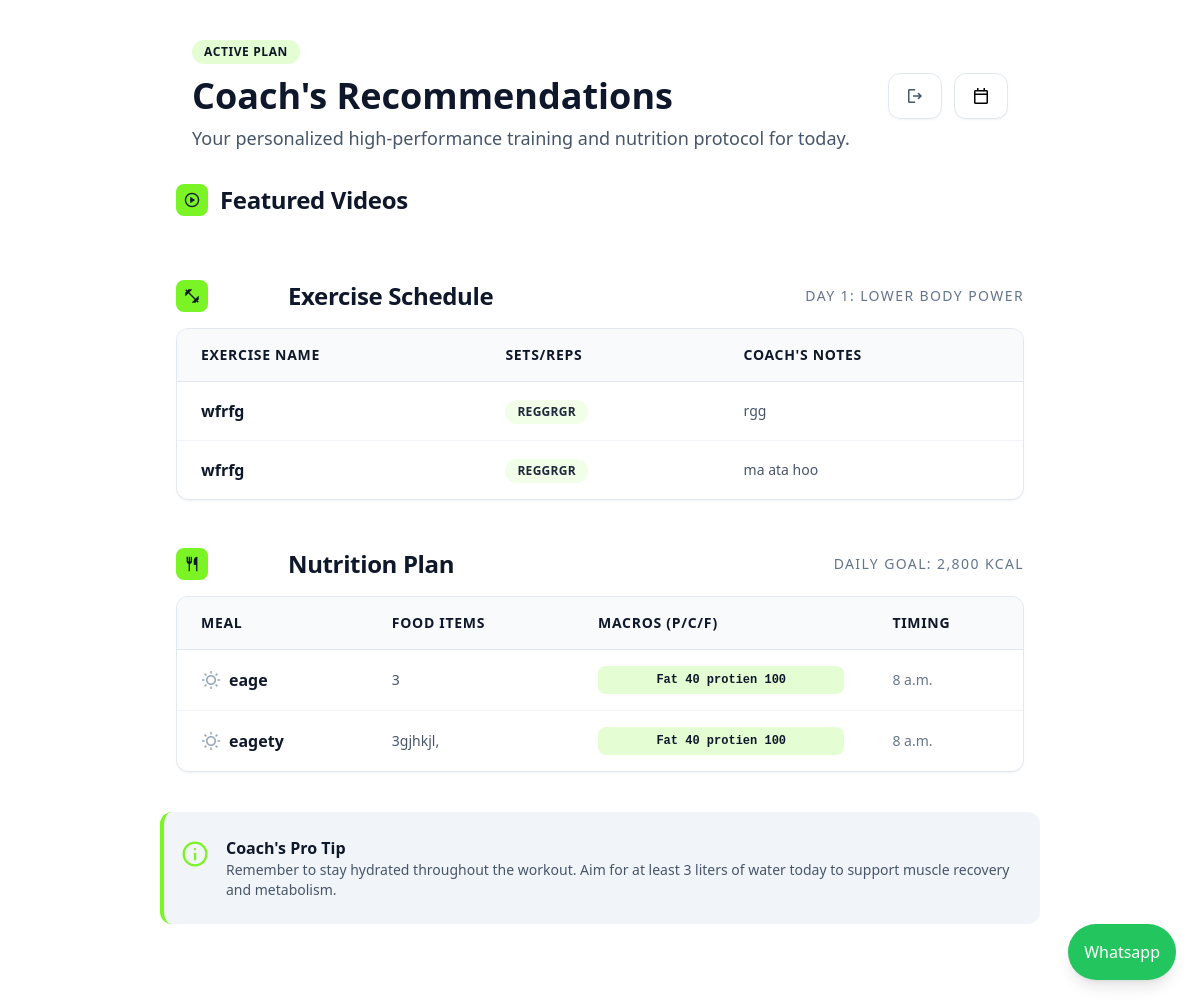
/premium/ (signed in), run on the app's committed database.
### premium/models.py (models this page shows, shortened)
class ExerciseSchedule(models.Model):
    relation=models.ForeignKey(User,on_delete=models.CASCADE,null=True,blank=True)
    Exercise_name=models.CharField(max_length=50)
    sets_reps=models.CharField(max_length=20)
    coach_notes=models.TextField(null=True)

class NutrationPlane(models.Model):
    relation=models.ForeignKey(User, on_delete=models.CASCADE,null=True,blank=True)
    Meal=models.CharField(max_length=50)
    Food_items=models.CharField(max_length=50)
    Macros=models.CharField(max_length=50)
    time=models.TimeField(auto_now=False, auto_now_add=False)

### premium/views.py (the view)
# urls.py: path('premium/', p.premium, name='premium'),
@login_required()
def premium(request):
    if request.user.is_authenticated:
       exercise=ExerciseSchedule.objects.filter(relation=request.user)
       nutration=NutrationPlane.objects.filter(relation=request.user)
       Video=video.objects.filter(relation=request.user)
    else:
       return redirect('login')
    return render(request, 'premium/premium.html',{'exercise':exercise,'nutration':nutration,'video': Video})

### templates/premium/premium.html (shortened to what this page needs)
<!DOCTYPE html>
<html lang="en">
<head>
  <script src="https://cdn.tailwindcss.com?plugins=forms,container-queries"></script>
</head>
<body class="">
  <div class="relative flex h-auto min-h-screen w-full flex-col overflow-x-hidden">
    <div class="layout-container flex h-full grow flex-col">
      <div class="px-4 md:px-20 lg:px-40 flex flex-1 justify-center py-4 md:py-6 lg:py-10">
        <div class="layout-content-container flex flex-col max-w-[1200px] flex-1 gap-6 md:gap-8">
         <a href="https://wa.me/971565824453" target="_blank" class="fixed bottom-6 right-6 bg-green-500 hover:bg-green-700 text-white rounded-full p-4 shadow-lg transition-all"><button>Whatsapp</button></a>
          <div class="flex flex-col sm:flex-row flex-wrap sm:items-center justify-between gap-3 px-20 sm:px-4 md:px-6 lg:px-8">
            <div class="flex flex-col gap-2">
              <div class="flex items-center gap-2 mb-1">
                <span class="bg-primary/20 text-slate-900 dark:text-slate-100 px-3 py-1 rounded-full text-xs font-bold uppercase tracking-wider">Active Plan</span>
              </div>
              <h1 class="text-slate-900 dark:text-slate-100 text-2xl sm:text-3xl md:text-4xl font-black">Coach's Recommendations</h1>
              <p class="text-slate-600 dark:text-slate-400 sm:text-lg font-normal leading-normal max-w-2xl">Your personalized high-performance training and nutrition protocol for today.</p>
            </div>
            <div class="flex items-center gap-3 mt-2 sm:mt-0">
             <a href='{% url "home" %}'> <button class="flex items-center justify-center gap-2 rounded-xl bg-transparent border border-slate-200 dark:border-slate-700 px-3 py-2 sm:px-4 sm:py-2 text-xs sm:text-sm font-semibold shadow-sm hover:border-primary hover:text-primary transition-colors text-slate-600 dark:text-slate-400 whitespace-nowrap">
                <span class="material-symbols-outlined text-lg sm:text-xl">logout</span>
              </button></a>
              <button class="flex items-center justify-center gap-2 rounded-xl bg-white dark:bg-slate-800 border border-slate-200 dark:border-slate-700 px-3 py-2 sm:px-4 sm:py-2 text-xs sm:text-sm font-semibold shadow-sm whitespace-nowrap">
                <span class="material-symbols-outlined text-lg sm:text-xl">calendar_today</span>
              </button>
            </div>
          </div>
          <div class="flex flex-col gap-4">
            <div class="flex items-center justify-between px-20 md:px-4">
              <h2 class="text-slate-900 dark:text-slate-100 text-xl sm:text-2xl font-bold leading-tight tracking-[-0.015em] flex items-center gap-3">
                <span class="flex items-center justify-center w-7 h-7 sm:w-8 sm:h-8 rounded-lg bg-primary text-slate-900">
                  <span class="material-symbols-outlined text-base sm:text-lg">play_circle</span>
                </span>
                Featured Videos
              </h2>
            </div>
          </div>
          <div class="flex flex-col gap-4 pt-2 md:pt-4">
            <div class="flex items-center justify-between md:px-4">
              <h2 class="text-slate-900 dark:text-slate-100 text-xl  sm:text-2xl font-bold leading-tight tracking-[-0.015em] flex items-center gap-20">
                <span class="flex items-center justify-center w-7 h-7 sm:w-8 sm:h-8 rounded-lg bg-primary text-slate-900">
                  <span class="material-symbols-outlined text-base sm:text-lg">fitness_center</span>
                </span>
                Exercise Schedule
              </h2>
              <span class="text-xs sm:text-sm font-medium text-slate-500 dark:text-slate-400 uppercase tracking-widest whitespace-nowrap ml-2">Day 1: Lower Body Power</span>
            </div>
            <div class="px-20 md:px-4 @container">
              <div class="overflow-hidden rounded-xl border border-slate-200 dark:border-slate-800 bg-white dark:bg-slate-900 shadow-sm">
                <div class="overflow-x-auto">
                  <table class="w-full text-left border-collapse min-w-[600px] sm:min-w-full">
                    <thead>
                      <tr class="bg-slate-50 dark:bg-slate-800/50 border-b border-slate-200 dark:border-slate-800">
                        <th class="px-4 sm:px-6 py-3 sm:py-4 text-slate-900 dark:text-slate-100 text-xs sm:text-sm font-semibold uppercase tracking-wider">Exercise Name</th>
                        <th class="px-4 sm:px-6 py-3 sm:py-4 text-slate-900 dark:text-slate-100 text-xs sm:text-sm font-semibold uppercase tracking-wider">Sets/Reps</th>
                        <th class="px-4 sm:px-6 py-3 sm:py-4 text-slate-900 dark:text-slate-100 text-xs sm:text-sm font-semibold uppercase tracking-wider">Coach's Notes</th>
                      </tr>
                    </thead>
                    <tbody class="divide-y divide-slate-100 dark:divide-slate-800">
                      {% for i in exercise %}
                      <tr class="hover:bg-primary/5 transition-colors">
                        <td class="px-4 sm:px-6 py-3 sm:py-4 font-bold text-slate-900 dark:text-slate-100 text-sm sm:text-base">{{ i.Exercise_name }}</td>
                        <td class="px-4 sm:px-6 py-3 sm:py-4">
                          <div class="bg-primary/10 text-slate-800 dark:text-slate-200 px-2 sm:px-3 py-1 rounded-full text-xs font-bold uppercase tracking-wide inline-block whitespace-nowrap">{{ i.sets_reps }}</div>
                        </td>
                        <td class="px-4 sm:px-6 py-3 sm:py-4 text-slate-600 dark:text-slate-400 text-xs sm:text-sm">{{ i.coach_notes }}</td>
                      </tr>
                      {% endfor %}
                    </tbody>
                  </table>
                </div>
              </div>
            </div>
          </div>
          <div class="flex flex-col gap-4 pt-2 md:pt-4">
            <div class="flex items-center justify-between px-1 md:px-4">
              <h2 class="text-slate-900 dark:text-slate-100 text-xl sm:text-2xl font-bold leading-tight tracking-[-0.015em] flex items-center gap-20">
                <span class="flex items-center justify-center w-7 h-7 sm:w-8 sm:h-8 rounded-lg bg-primary text-slate-900">
                  <span class="material-symbols-outlined text-base sm:text-lg">restaurant</span>
                </span>
                Nutrition Plan
              </h2>
              <div class="flex items-center gap-2">
                <span class="text-xs sm:text-sm font-medium text-slate-500 dark:text-slate-400 uppercase tracking-widest whitespace-nowrap">Daily Goal: 2,800 kcal</span>
              </div>
            </div>
            <div class="px-20 md:px-4 @container">
              <div class="overflow-hidden rounded-xl border border-slate-200 dark:border-slate-800 bg-white dark:bg-slate-900 shadow-sm">
                <div class="overflow-x-auto">
                  <table class="w-full text-left border-collapse min-w-[580px] sm:min-w-full">
                    <thead>
                      <tr class="bg-slate-50 dark:bg-slate-800/50 border-b border-slate-200 dark:border-slate-800">
                        <th class="px-4 sm:px-6 py-3 sm:py-4 text-slate-900 dark:text-slate-100 text-xs sm:text-sm font-semibold uppercase tracking-wider">Meal</th>
                        <th class="px-4 sm:px-6 py-3 sm:py-4 text-slate-900 dark:text-slate-100 text-xs sm:text-sm font-semibold uppercase tracking-wider">Food Items</th>
                        <th class="px-4 sm:px-6 py-3 sm:py-4 text-slate-900 dark:text-slate-100 text-xs sm:text-sm font-semibold uppercase tracking-wider">Macros (P/C/F)</th>
                        <th class="px-4 sm:px-6 py-3 sm:py-4 text-slate-900 dark:text-slate-100 text-xs sm:text-sm font-semibold uppercase tracking-wider">Timing</th>
                      </tr>
                    </thead>
                    <tbody class="divide-y divide-slate-100 dark:divide-slate-800">
                      {% for i in nutration %}
                      <tr class="hover:bg-primary/5 transition-colors">
                        <td class="px-4 sm:px-6 py-3 sm:py-4">
                          <div class="flex items-center gap-2">
                            <span class="material-symbols-outlined text-slate-400 text-lg sm:text-xl">wb_sunny</span>
                            <span class="text-slate-900 dark:text-slate-100 font-bold text-sm sm:text-base">{{ i.Meal }}</span>
                          </div>
                        </td>
                        <td class="px-4 sm:px-6 py-3 sm:py-4 text-slate-600 dark:text-slate-400 text-xs sm:text-sm font-medium">
                          {{ i.Food_items }}
                        </td>
                        <td class="px-4 sm:px-6 py-3 sm:py-4">
                          <div class="bg-primary/20 text-slate-900 dark:text-slate-100 px-2 sm:px-3 py-1 sm:py-1.5 rounded-lg text-xs font-bold font-mono text-center whitespace-nowrap">
                            {{ i.Macros }}
                          </div>
                        </td>
                        <td class="px-4 sm:px-6 py-3 sm:py-4">
                          <div class="text-slate-500 dark:text-slate-400 text-xs sm:text-sm font-medium">{{ i.time }}</div>
                        </td>
                      </tr>
                      {% endfor %}
                    </tbody>
                  </table>
                </div>
              </div>
            </div>
          </div>
          <div class="px-20 md:px-4 mt-2 mb-6 md:mb-10 flex items-start gap-3 sm:gap-4 p-4 sm:p-6 bg-slate-100 dark:bg-slate-800/40 rounded-xl border-l-4 border-primary">
            <span class="material-symbols-outlined text-primary text-2xl sm:text-3xl shrink-0">info</span>
            <div>
              <p class="text-slate-900 dark:text-slate-100 font-bold text-sm sm:text-base">Coach's Pro Tip</p>
              <p class="text-slate-600 dark:text-slate-400 text-xs sm:text-sm">Remember to stay hydrated throughout the workout. Aim for at least 3 liters of water today to support muscle recovery and metabolism.</p>
            </div>
          </div>
        </div>
      </div>
    </div>
  </div>
</body>
</html>

### data on the page
ExerciseSchedule: Exercise_name "wfrfg", sets_reps "REGGRGR", coach_notes "rgg"
ExerciseSchedule: Exercise_name "wfrfg", sets_reps "REGGRGR", coach_notes "ma ata hoo"
NutrationPlane: Meal "eage", Food_items "3", Macros "Fat 40 protien 100", time "8 a.m."
NutrationPlane: Meal "eagety", Food_items "3gjhkjl,", Macros "Fat 40 protien 100", time "8 a.m."
